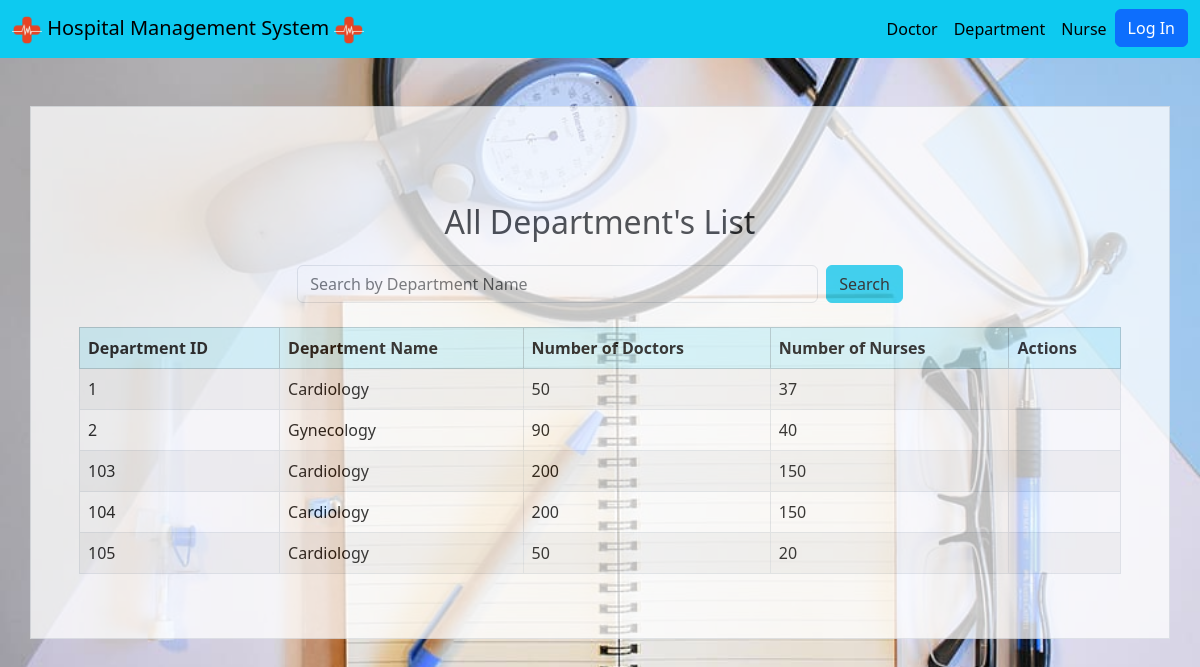
The page /Website/department.php on the database its author committed.
### tables this page shows
CREATE TABLE `department` (
  `Department_ID` int(10) NOT NULL,
  `Department_Name` varchar(20) NOT NULL,
  `Number_of_Doctors` int(255) DEFAULT NULL,
  `Number_of_Nurses` int(255) NOT NULL
);

### Website/department.php (the view, shortened to what this page needs)
<!DOCTYPE html>
<html>
<?php
include("connect.php");
include("header.php");
$searchTerm = '';
?>
<head>
    <link rel="stylesheet" href="https://cdn.jsdelivr.net/npm/bootstrap@5.3.2/dist/css/bootstrap.min.css">
</head>
<body style="background-image: url(img/department.jpeg);background-size: cover;background-repeat: no-repeat;">
    <div class="container p-5 my-5 bg-white border opacity-75">
        <h2 class="text-center mb-4">All Department's List</h2>
        <form class="d-flex justify-content-center mb-4" method="GET" action="">
            <input class="form-control w-50" type="text" name="search" placeholder="Search by Department Name" value="<?php echo htmlspecialchars($searchTerm); ?>">
            <button class="btn btn-info ms-2" type="submit">Search</button>
        </form>
        <div class="table-responsive">
            <table class="table table-striped table-bordered">
                <thead class="table-info">
                    <tr>
                        <th>Department ID</th>
                        <th>Department Name</th>
                        <th>Number of Doctors</th>
                        <th>Number of Nurses</th>
                        <th>Actions</th>
                    </tr>
                </thead>
                <tbody>
                    <?php
                     if ($searchTerm) {
                        $sql = "SELECT * FROM department WHERE Department_Name LIKE '%$searchTerm%' ORDER BY Department_ID";
                    } else {
                        $sql = "SELECT * FROM department ORDER BY Department_ID";
                    }
                    $result = mysqli_query($conn, $sql);
                    if (mysqli_num_rows($result) > 0) {
                        while($row = mysqli_fetch_assoc($result)) {
                            echo "<tr>
                                    <td>".$row["Department_ID"]."</td>
                                    <td>".$row["Department_Name"]."</td>
                                    <td>".$row["Number_of_Doctors"]."</td>
                                    <td>".$row["Number_of_Nurses"]."</td>
                                    <td>";
                            echo "</td>
                                  </tr>";
                        }
                    } else {
                        echo "<tr><td colspan='5' class='text-center'>No records found</td></tr>";
                    }
                    ?>
                </tbody>
            </table>
        </div>
    </div>
</body>
</html>

### rows shown on the page
department: Department_ID "1", Department_Name "Cardiology", Number_of_Doctors "50", Number_of_Nurses "37"
department: Department_ID "2", Department_Name "Gynecology", Number_of_Doctors "90", Number_of_Nurses "40"
department: Department_ID "103", Department_Name "Cardiology", Number_of_Doctors "200", Number_of_Nurses "150"
department: Department_ID "104", Department_Name "Cardiology", Number_of_Doctors "200", Number_of_Nurses "150"
department: Department_ID "105", Department_Name "Cardiology", Number_of_Doctors "50", Number_of_Nurses "20"
